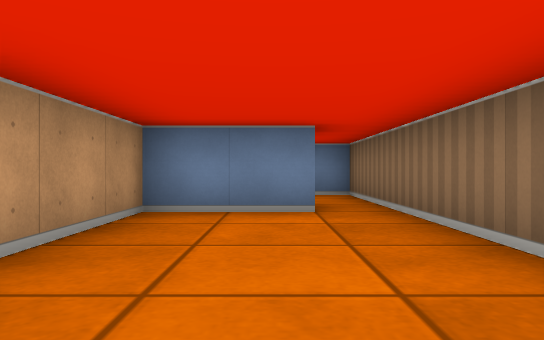
View 1 (above)

12 first-person views from a walk through a cub3D ray-caster map. The camera is about half as high as the walls, looks level and sees 70° across. The floor is counted in squares. Each view is taken from the middle of a square. On the plan, view 1 faces up. The plan holds only what a view shows up to about 9 squares ahead; the rest is blank.

View 2
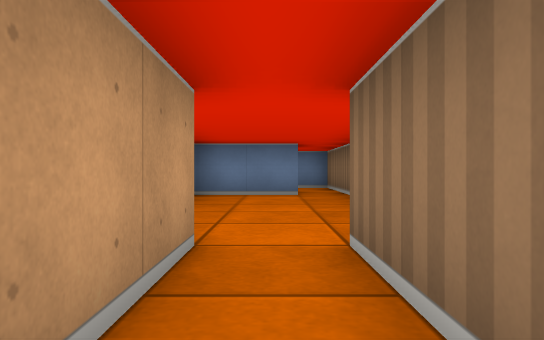

View 3
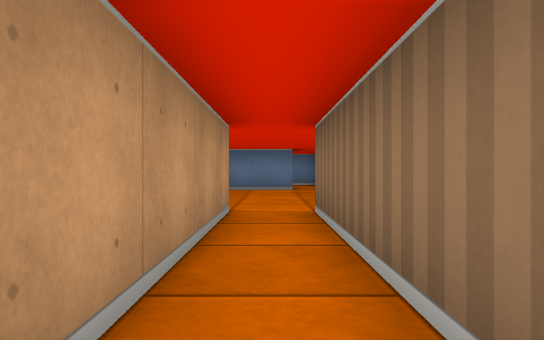

View 4
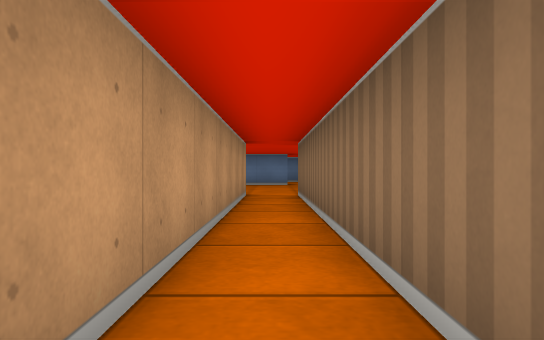

View 5
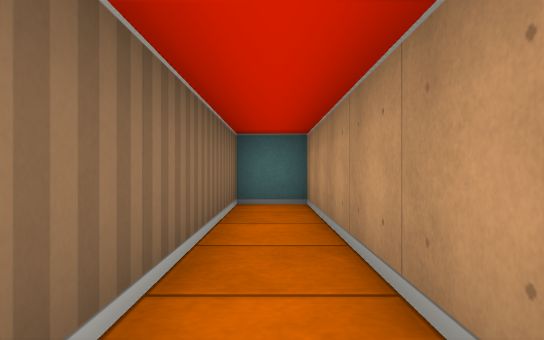

View 6
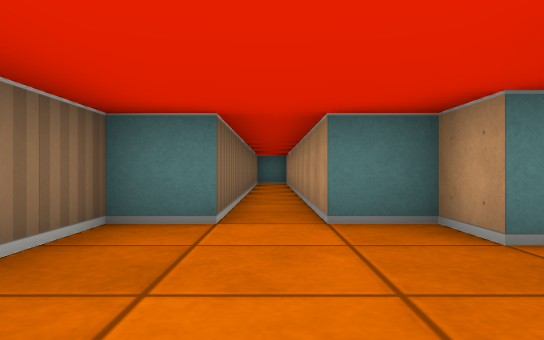

View 7
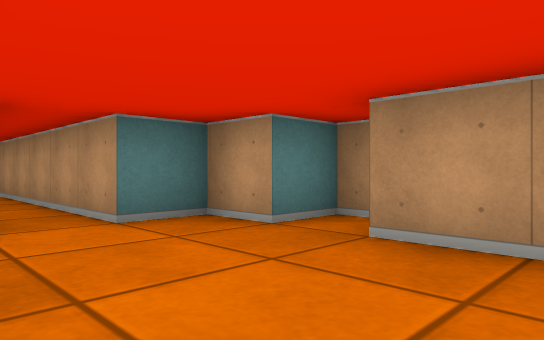

View 8
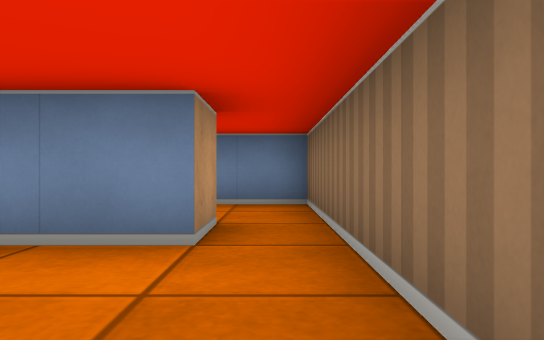

View 9
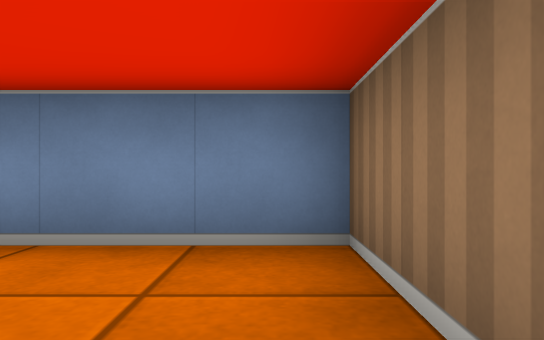

View 10
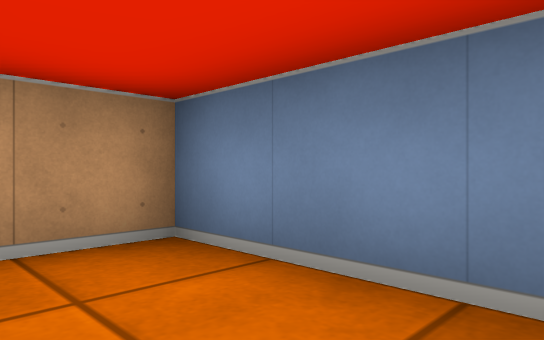

View 11
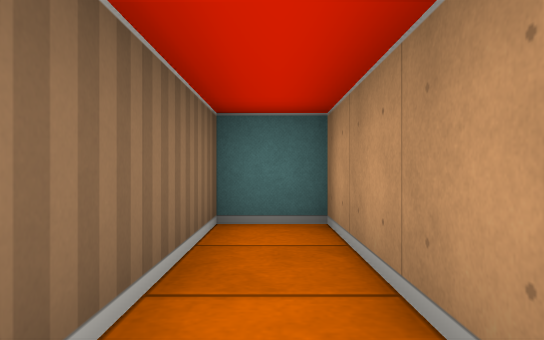

View 12
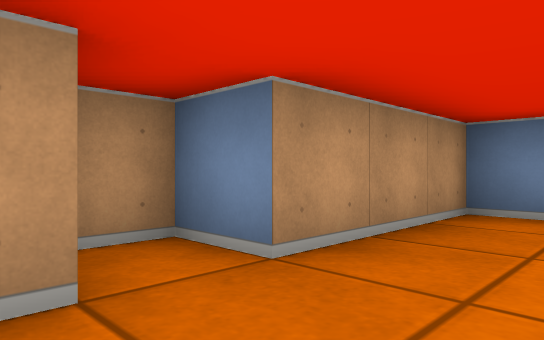

### Floor plan
Ten units are one square. View 1 is at (0, 0); x grows to the right and y downward. Boxes are objects, and circles mark ways between rooms. Rooms are numbered by the first view taken in them; rooms with no view inside come last. Other rooms are left out.
<svg viewBox="-30 -80 50 190">
<path fill="none" stroke="#000" d="M5 -45 -15 -45 -15 -15 -25 -15 -25 -5 -15 -5 -15 5 -5 5 -5 105 5 105 5 5 15 5 15 -45M5 -55 5 -45M15 -45 15 -75 -15 -75 -15 -64"/>
<circle cx="10" cy="-50" r="3" fill="#2a7"/>
<text x="0" y="10">1</text>
<text x="0" y="-60">2</text>
</svg>
Room 1 opens to room 2.

Where each view was taken, in squares from view 1:
view 1: 0 up, 0 right, facing up
view 2: 3 down, 0 right, facing up
view 3: 5 down, 0 right, facing up
view 4: 8 down, 0 right, facing up
view 5: 5 down, 0 right, facing down
view 6: 3 up, 0 right, facing down
view 7: 3 up, 1 right, facing down-left
view 8: 2 up, 1 right, facing up
view 9: 5 up, 1 right, facing up
view 10: 6 up, 1 right, facing up-left
view 11: 7 down, 0 right, facing down
view 12: 0 up, 0 right, facing up-left
